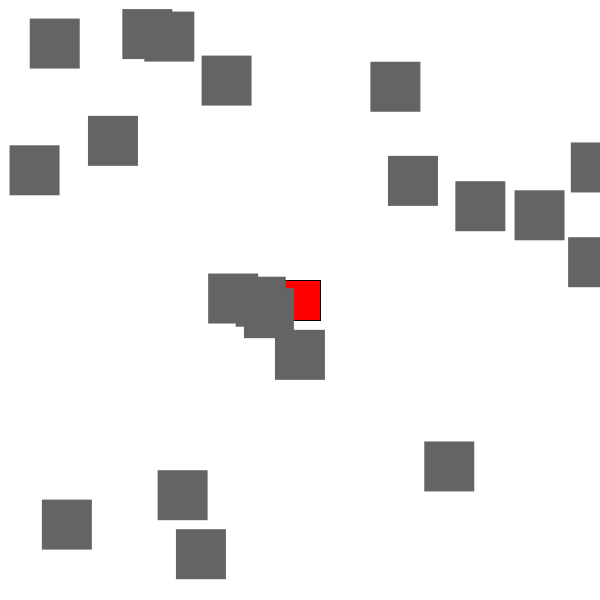
Frame 1 (no input)
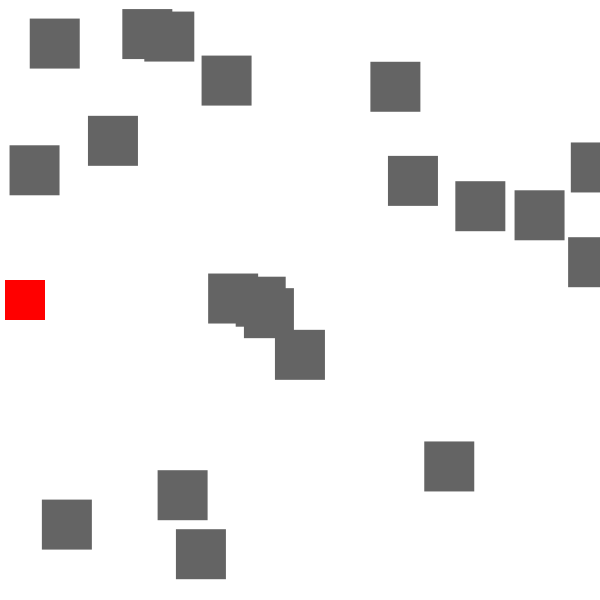
Frame 60 (the mouse pressed at the canvas centre just before this capture)
Frame 120 (the mouse held since frame 60 and released just before this capture): identical to frame 60, image omitted

The Processing sketch that drew these frames (run headless with seeded random() and noise(); from frame 60 on, the mouse is pressed at the canvas centre):

// Processing sketch: processing_115477
// ── processing_115477.pde

int xPos;
int yPos;
Block[] blocks;


Snake mySnake;

boolean collision=false;


void setup() {

  size(600, 600);
  mySnake = new Snake();
  blocks = new Block[20];
  for(int i=0; i<blocks.length; i++)
  {
    blocks[i] = new Block();
  }
  


  
  
}




void draw() {

  background(255);
  

  mySnake.displaySnake();

for(int i=0; i<blocks.length; i++)
  {
    blocks[i].displayBlock();
  }
  
 collision = objectCollision();
 if (collision==true){whichSide();}
//println(collision);
}



class Snake {

  int xPos;
  int yPos;
  int width_of_snake;

  Snake() {
    width_of_snake = 40;
    xPos = width/2 - 20;
    yPos = height/2 - 20;
  }


  void displaySnake() {
    fill(255, 0, 0);
    if (keyPressed) {
      if (keyCode == LEFT && collision == false) {
        xPos = xPos - 1;
        curr = xPos;
      }
      if (keyCode == RIGHT && collision == false) {
        xPos = xPos + 5;
      }
      if (keyCode == UP && collision == false) {
        yPos = yPos - 5;
      }
      if (keyCode == DOWN && collision == false) {
        yPos = yPos + 5;
      }
      println(mySnake.xPos);
    }
    rect(xPos, yPos, width_of_snake, width_of_snake);
  }

  float get_snake_x() { 
    return xPos;
  }
  float get_snake_y() { 
    return yPos;
  }
  float get_snake_width() { 
    return width_of_snake;
  }
  
  void test(){if (collision==true){background(0,0,255);}
    xPos = 0;
  }

}



class Block {  
  float xPos;
  float yPos;
  float width_of_block = 30;
  float height_of_block = 30;

  Block() {
    xPos = random(width);
    yPos = random(height);
    width_of_block = 50;
    height_of_block = 50;
  }

  void displayBlock() {
    fill(100);
    noStroke();
    rect(xPos, yPos, width_of_block, height_of_block);
  }

  float get_block_x() { 
    return xPos;
  }
  float get_block_y() { 
    return yPos;
  }
  float get_block_width() { 
    return width_of_block;
  }
  float get_block_height() { 
    return height_of_block;
  }
}

boolean objectCollision(){

 boolean return_value = false;
   
  float snake_x= mySnake.get_snake_x();
  float snake_y = mySnake.get_snake_y();
  float snake_width = 40;
  float snake_height = 40;
     
  for(int i=0; i<blocks.length; i++){
    float block_x = blocks[i].get_block_x();
    float block_y = blocks[i].get_block_y();
    float block_width = blocks[i].get_block_width();
    float block_height = blocks[i].get_block_height();
    

    
    if(snake_y+snake_height >= block_y && 
        snake_y <= block_y + block_height && 
        snake_x <= (block_x + block_width) && 
        (snake_x + snake_width) >= block_x)
    {
      return_value = true;
      return return_value;
      //background(0,255,0);
    }

   
  }
  return return_value; 
 
  

  
}

int curr = 0;
String whichSide(){
  String side = "";
   
  float snake_x= mySnake.get_snake_x();
  float snake_y = mySnake.get_snake_y();
  float snake_width = 40;
  float snake_height = 40;
  
  for(int i=0; i<blocks.length; i++){
    float block_x = blocks[i].get_block_x();
    float block_y = blocks[i].get_block_y();
    float block_width = blocks[i].get_block_width();
    float block_height = blocks[i].get_block_height();
    
    if(snake_x < block_x+block_width)
    {
      side="right";
      mySnake.xPos = curr + 5;
    }

  }
  return side;
}
